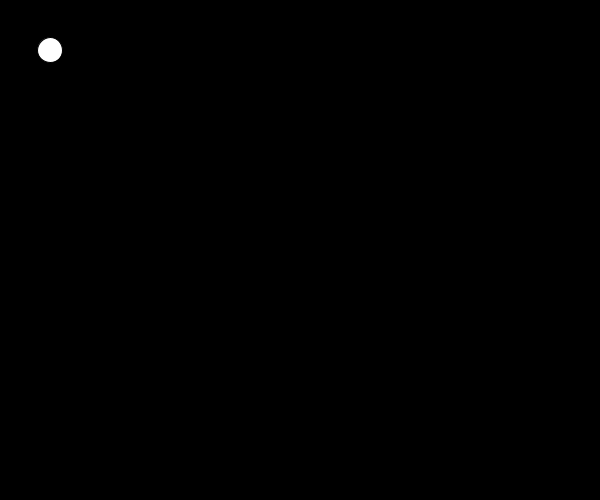
Frame 1 (no input)
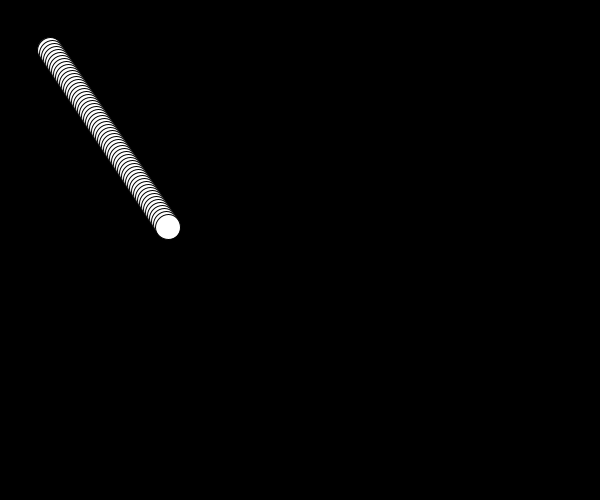
Frame 60 (the mouse pressed at the canvas centre just before this capture)
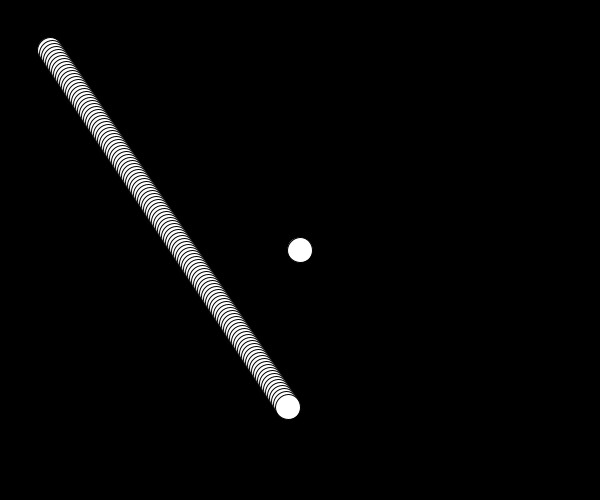
Frame 120 (the mouse held since frame 60 and released just before this capture)

The Processing sketch that drew these frames (run headless with seeded random() and noise(); from frame 60 on, the mouse is pressed at the canvas centre):

// Processing sketch: processing_105748
// ── processing_105748.pde

// Credit: Ren Ervin Bettendorf 

/* SCREENSAVERS FER DAYS BROSKIES */
void setup() {
  size(600, 500);  
  background(0);
  frameRate(60);
}

int dx = 2;
int dy = 3;

int x = 50;
int y = 50;

void draw() {
  fill(255);
  if (mousePressed==true) {
    ellipse(mouseX, mouseY, 25, 25);
  }
      {
    ellipse(x, y, 25, 25);

    x = x + dx;
    y = y + dy;

    if ( x< 0 || x > 475) {
      dx = -1 * dx;
    }

    if ( y < 0 || y > 475) {
      dy = -1 * dy;
    }
  }
}
